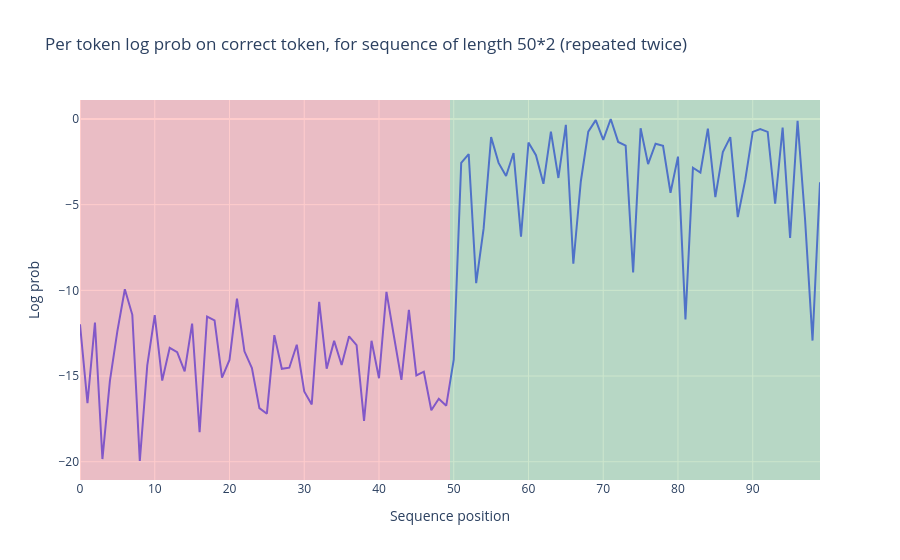

The notebook cell this image was saved under:
### Markdown cell above
### Exercise - plot per-token loss on repeated sequence

> ```yaml
> Difficulty: 🔴🔴⚪⚪⚪
> Importance: 🔵🔵⚪⚪⚪
> 
> You shouldn't spend more than 10-15 minutes on these exercises.
> ```

You should fill in the functions below. We've given you the first line of the first function, which defines a prefix (remember we need the BOS token for GPT-2, since it was trained to have one). We've also given you the `get_log_probs` function from the previous set of exercises.

### Code cell
def generate_repeated_tokens(
    model: HookedTransformer, seq_len: int, batch_size: int = 1
) -> Int[Tensor, "batch_size full_seq_len"]:
    """
    Generates a sequence of repeated random tokens

    Outputs are:
        rep_tokens: [batch_size, 1+2*seq_len]
    """
    t.manual_seed(0)  # for reproducibility
    prefix = (t.ones(batch_size, 1) * model.tokenizer.bos_token_id).long()
    print(model.tokenizer.bos_token_id)
    rep = t.randint(1, 50276, (batch_size, seq_len), dtype = t.long)

    rep = t.cat([prefix, rep, rep], dim = 1)
    return rep


def run_and_cache_model_repeated_tokens(
    model: HookedTransformer, seq_len: int, batch_size: int = 1
) -> tuple[Tensor, Tensor, ActivationCache]:
    """
    Generates a sequence of repeated random tokens, and runs the model on it, returning (tokens,
    logits, cache). This function should use the `generate_repeated_tokens` function above.

    Outputs are:
        rep_tokens: [batch_size, 1+2*seq_len]
        rep_logits: [batch_size, 1+2*seq_len, d_vocab]
        rep_cache: The cache of the model run on rep_tokens
    """
    tokens = generate_repeated_tokens(model, seq_len, batch_size)
    logits, cache = model.run_with_cache(tokens)

    return tokens, logits, cache


def get_log_probs(
    logits: Float[Tensor, "batch posn d_vocab"], tokens: Int[Tensor, "batch posn"]
) -> Float[Tensor, "batch posn-1"]:
    logprobs = logits.log_softmax(dim=-1)
    # We want to get logprobs[b, s, tokens[b, s+1]], in eindex syntax this looks like:
    correct_logprobs = eindex(logprobs, tokens, "b s [b s+1]")
    return correct_logprobs


seq_len = 50
batch_size = 1
(rep_tokens, rep_logits, rep_cache) = run_and_cache_model_repeated_tokens(model, seq_len, batch_size)
rep_cache.remove_batch_dim()
rep_str = model.to_str_tokens(rep_tokens)
model.reset_hooks()
log_probs = get_log_probs(rep_logits, rep_tokens).squeeze()

print(f"Performance on the first half: {log_probs[:seq_len].mean():.3f}")
print(f"Performance on the second half: {log_probs[seq_len:].mean():.3f}")

plot_loss_difference(log_probs, rep_str, seq_len)

### Figure 1 — Plotly figure (JSON) as saved in the notebook; plotly's stock layout.template omitted (floating-point values rounded to 4 significant figures)
{"data": [{"hovertemplate": "<b>%{hovertext}</b><br><br>variable=0<br>Sequence position=%{x}<br>Log prob=%{y}<extra></extra>", "hovertext": [" NEED", " LP", "�", " wonderful", "然", "Fresh", " looks", " upset", "eft", "ый", " JO", "Protocol", " Evangel", " cha", " persona", " CCC", "itrogen", " paints", " dealing", "879", " Led", "inet", " Six", " breaking", " insofar", "idos", " shadow", "student", "sleep", " blunt", "urry", "Saharan", " unexpected", " Lov", " ov", "~)", "NSString", " staff", " supernatural", "\"><", " 546", " campaign", " wiki", " responsibilities", "EGFR", " latter", "uten", " Moscow", " manif", " aggressive", " NEED", " LP", "�", " wonderful", "然", "Fresh", " looks", " upset", "eft", "ый", " JO", "Protocol", " Evangel", " cha", " persona", " CCC", "itrogen", " paints", " dealing", "879", " Led", "inet", " Six", " breaking", " insofar", "idos", " shadow", "student", "sleep", " blunt", "urry", "Saharan", " unexpected", " Lov", " ov", "~)", "NSString", " staff", " supernatural", "\"><", " 546", " campaign", " wiki", " responsibilities", "EGFR", " latter", "uten", " Moscow", " manif", " aggressive"], "legendgroup": "0", "line": {"color": "#636efa", "dash": "solid"}, "marker": {"symbol": "circle"}, "mode": "lines", "name": "0", "orientation": "v", "showlegend": true, "type": "scatter", "x": [0, 1, 2, 3, 4, 5, 6, 7, 8, 9, 10, 11, 12, 13, 14, 15, 16, 17, 18, 19, 20, 21, 22, 23, 24, 25, 26, 27, 28, 29, 30, 31, 32, 33, 34, 35, 36, 37, 38, 39, 40, 41, 42, 43, 44, 45, 46, 47, 48, 49, 50, 51, 52, 53, 54, 55, 56, 57, 58, 59, 60, 61, 62, 63, 64, 65, 66, 67, 68, 69, 70, 71, 72, 73, 74, 75, 76, 77, 78, 79, 80, 81, 82, 83, 84, 85, 86, 87, 88, 89, 90, 91, 92, 93, 94, 95, 96, 97, 98, 99], "xaxis": "x", "y": [-11.98, -16.58, -11.88, -19.84, -15.28, -12.38, -9.934, -11.43, -19.96, -14.38, -11.45, -15.26, -13.35, -13.61, -14.73, -11.94, -18.28, -11.53, -11.76, -15.09, -14.06, -10.48, -13.56, -14.53, -16.87, -17.2, -12.61, -14.58, -14.51, -13.17, -15.9, -16.66, -10.67, -14.57, -12.95, -14.35, -12.68, -13.19, -17.61, -12.94, -15.13, -10.09, -12.68, -15.22, -11.14, -14.96, -14.75, -17.0, -16.32, -16.73, -14.05, -2.565, -2.052, -9.583, -6.385, -1.061, -2.563, -3.328, -1.988, -6.868, -1.372, -2.11, -3.786, -0.7347, -3.443, -0.3394, -8.449, -3.648, -0.7386, -0.06708, -1.221, -0.002302, -1.34, -1.553, -8.95, -0.5399, -2.631, -1.445, -1.565, -4.305, -2.197, -11.7, -2.844, -3.124, -0.5674, -4.56, -1.929, -1.057, -5.723, -3.558, -0.7572, -0.5897, -0.7537, -4.947, -0.5028, -6.949, -0.1145, -5.852, -12.93, -3.699], "yaxis": "y"}], "layout": {"hovermode": "x unified", "legend": {"title": {"text": "variable"}, "tracegroupgap": 0}, "shapes": [{"fillcolor": "red", "line": {"width": 0}, "opacity": 0.2, "type": "rect", "x0": 0, "x1": 49.5, "xref": "x", "y0": 0, "y1": 1, "yref": "y domain"}, {"fillcolor": "green", "line": {"width": 0}, "opacity": 0.2, "type": "rect", "x0": 49.5, "x1": 99, "xref": "x", "y0": 0, "y1": 1, "yref": "y domain"}], "showlegend": false, "title": {"text": "Per token log prob on correct token, for sequence of length 50*2 (repeated twice)"}, "xaxis": {"anchor": "y", "domain": [0, 1], "title": {"text": "Sequence position"}}, "yaxis": {"anchor": "x", "domain": [0, 1], "title": {"text": "Log prob"}}}}
